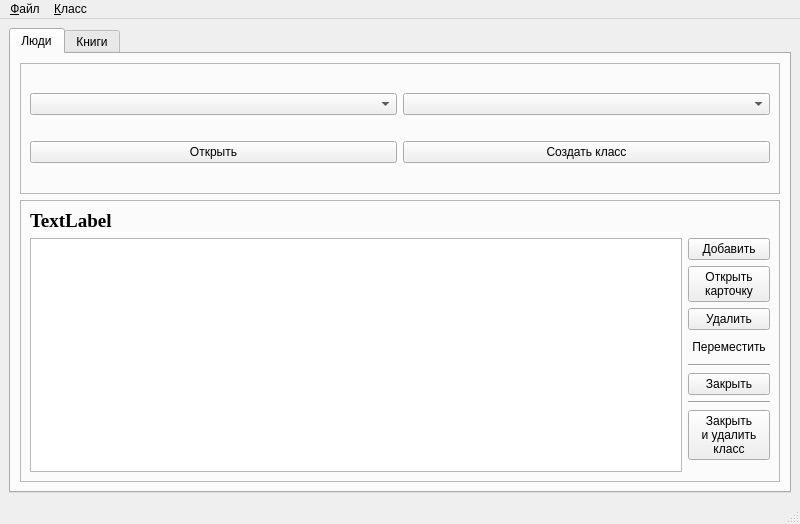
<?xml version="1.0" encoding="UTF-8"?>
<ui version="4.0">
 <class>MainWindow</class>
 <widget class="QMainWindow" name="MainWindow">
  <property name="geometry">
   <rect>
    <x>0</x>
    <y>0</y>
    <width>800</width>
    <height>524</height>
   </rect>
  </property>
  <property name="windowTitle">
   <string>QSchoolManager</string>
  </property>
  <property name="documentMode">
   <bool>false</bool>
  </property>
  <property name="unifiedTitleAndToolBarOnMac">
   <bool>true</bool>
  </property>
  <widget class="QWidget" name="centralwidget">
   <layout class="QHBoxLayout" name="horizontalLayout_2">
    <item>
     <widget class="QTabWidget" name="tabWidget">
      <property name="currentIndex">
       <number>0</number>
      </property>
      <widget class="QWidget" name="tbPupil">
       <attribute name="title">
        <string>Люди</string>
       </attribute>
       <attribute name="toolTip">
        <string>Ученики, классы, учителя</string>
       </attribute>
       <layout class="QGridLayout" name="gridLayout">
        <item row="2" column="0" colspan="2">
         <widget class="QFrame" name="boxClass">
          <property name="frameShape">
           <enum>QFrame::StyledPanel</enum>
          </property>
          <property name="frameShadow">
           <enum>QFrame::Raised</enum>
          </property>
          <layout class="QGridLayout" name="gridLayout_2">
           <item row="2" column="1">
            <widget class="QPushButton" name="cmdAdd">
             <property name="text">
              <string>Добавить</string>
             </property>
            </widget>
           </item>
           <item row="3" column="1">
            <widget class="QPushButton" name="cmdOpenCard">
             <property name="text">
              <string>Открыть
карточку</string>
             </property>
            </widget>
           </item>
           <item row="4" column="1">
            <widget class="QPushButton" name="cmdRemove">
             <property name="text">
              <string>Удалить</string>
             </property>
            </widget>
           </item>
           <item row="6" column="1">
            <widget class="Line" name="line">
             <property name="orientation">
              <enum>Qt::Horizontal</enum>
             </property>
            </widget>
           </item>
           <item row="7" column="1">
            <widget class="QPushButton" name="cmdCloseClass">
             <property name="statusTip">
              <string>Закрыть класс</string>
             </property>
             <property name="text">
              <string>Закрыть</string>
             </property>
            </widget>
           </item>
           <item row="8" column="1">
            <widget class="Line" name="line_2">
             <property name="orientation">
              <enum>Qt::Horizontal</enum>
             </property>
            </widget>
           </item>
           <item row="9" column="1" rowspan="2">
            <widget class="QPushButton" name="cmdCloseRemove">
             <property name="text">
              <string>Закрыть
и удалить
класс</string>
             </property>
            </widget>
           </item>
           <item row="1" column="0">
            <widget class="QLabel" name="lblTitle">
             <property name="font">
              <font>
               <family>Times New Roman</family>
               <pointsize>14</pointsize>
               <weight>75</weight>
               <italic>false</italic>
               <bold>true</bold>
              </font>
             </property>
             <property name="contextMenuPolicy">
              <enum>Qt::CustomContextMenu</enum>
             </property>
             <property name="toolTip">
              <string>&lt;html&gt;&lt;head/&gt;&lt;body&gt;&lt;p&gt;Нажмите правой кнопкой мыши, чтобы изменить....&lt;/p&gt;&lt;/body&gt;&lt;/html&gt;</string>
             </property>
             <property name="text">
              <string>TextLabel</string>
             </property>
             <property name="textFormat">
              <enum>Qt::RichText</enum>
             </property>
            </widget>
           </item>
           <item row="5" column="1">
            <widget class="QPushButton" name="cmdMove">
             <property name="text">
              <string>Переместить</string>
             </property>
             <property name="flat">
              <bool>true</bool>
             </property>
            </widget>
           </item>
           <item row="2" column="0" rowspan="11">
            <widget class="QListWidget" name="lstPupils">
             <property name="selectionMode">
              <enum>QAbstractItemView::MultiSelection</enum>
             </property>
            </widget>
           </item>
          </layout>
         </widget>
        </item>
        <item row="0" column="0" colspan="2">
         <widget class="QFrame" name="taskBox">
          <property name="frameShape">
           <enum>QFrame::StyledPanel</enum>
          </property>
          <property name="frameShadow">
           <enum>QFrame::Raised</enum>
          </property>
          <layout class="QGridLayout" name="gridLayout_5">
           <item row="0" column="1">
            <widget class="QComboBox" name="cbLetter"/>
           </item>
           <item row="1" column="0">
            <widget class="QPushButton" name="cmdOpenClass">
             <property name="text">
              <string>Открыть</string>
             </property>
             <property name="shortcut">
              <string>Ctrl+O</string>
             </property>
            </widget>
           </item>
           <item row="0" column="0">
            <widget class="QComboBox" name="cbClass"/>
           </item>
           <item row="1" column="1">
            <widget class="QPushButton" name="cmdCreateClass">
             <property name="text">
              <string>Создать класс</string>
             </property>
            </widget>
           </item>
          </layout>
         </widget>
        </item>
       </layout>
      </widget>
      <widget class="QWidget" name="tbBooks">
       <attribute name="title">
        <string>Книги</string>
       </attribute>
       <attribute name="toolTip">
        <string>Книги, учебники</string>
       </attribute>
      </widget>
     </widget>
    </item>
   </layout>
  </widget>
  <widget class="QMenuBar" name="menubar">
   <property name="geometry">
    <rect>
     <x>0</x>
     <y>0</y>
     <width>800</width>
     <height>25</height>
    </rect>
   </property>
   <widget class="QMenu" name="menu">
    <property name="title">
     <string>&amp;Файл</string>
    </property>
    <addaction name="mnuQuit"/>
   </widget>
   <widget class="QMenu" name="menu_2">
    <property name="title">
     <string>&amp;Класс</string>
    </property>
    <addaction name="actCreateClass"/>
    <addaction name="actOpenClass"/>
   </widget>
   <addaction name="menu"/>
   <addaction name="menu_2"/>
  </widget>
  <widget class="QStatusBar" name="statusbar"/>
  <action name="mnuQuit">
   <property name="text">
    <string>&amp;Выход</string>
   </property>
   <property name="statusTip">
    <string>Выход из программы</string>
   </property>
   <property name="shortcut">
    <string>Ctrl+Q</string>
   </property>
  </action>
  <action name="actOpenClass">
   <property name="text">
    <string>&amp;Открыть</string>
   </property>
  </action>
  <action name="actCreateClass">
   <property name="text">
    <string>&amp;Создать</string>
   </property>
  </action>
 </widget>
 <resources/>
 <connections/>
</ui>
